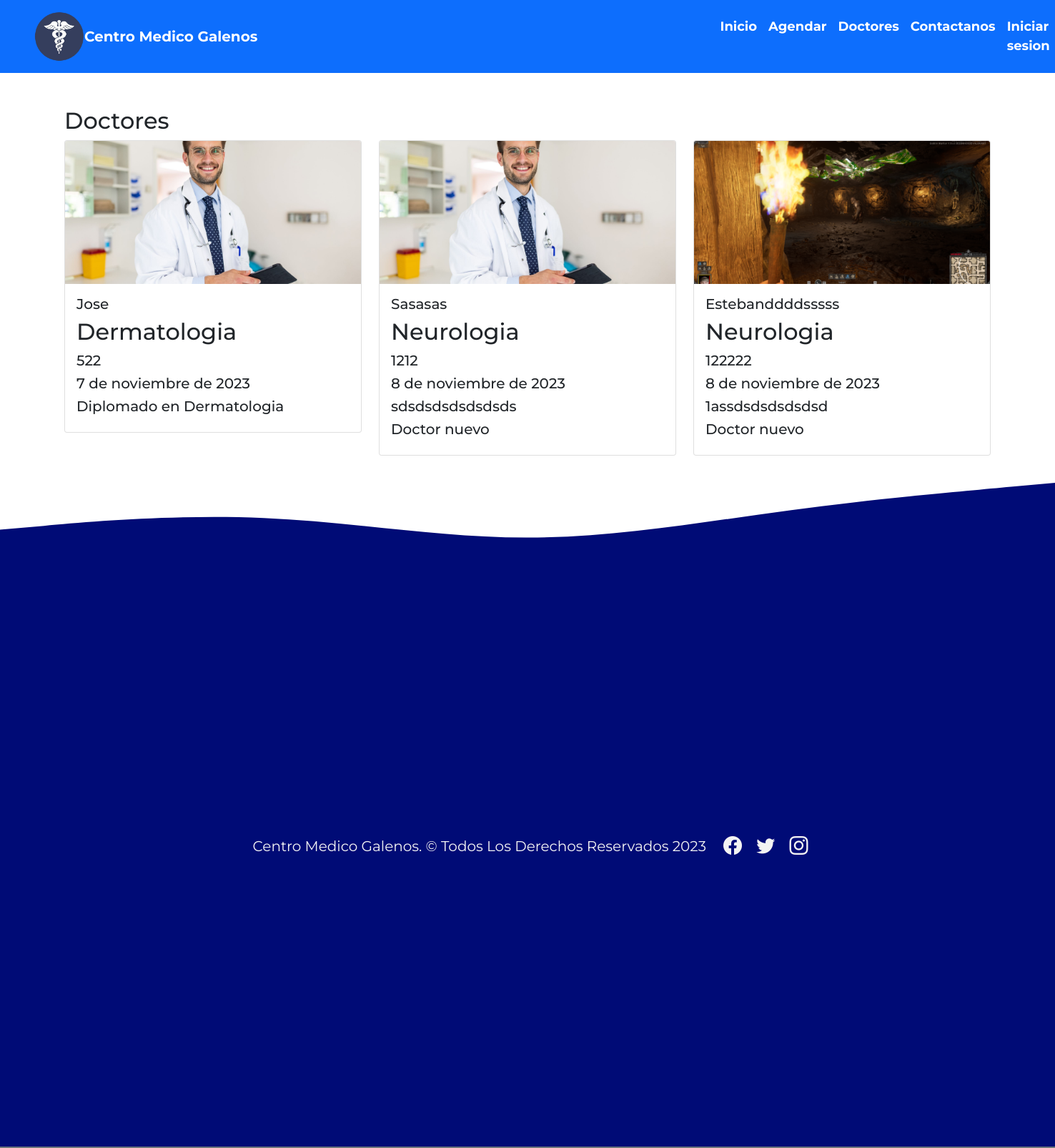
Page /Doctores/ on the earlier database version.
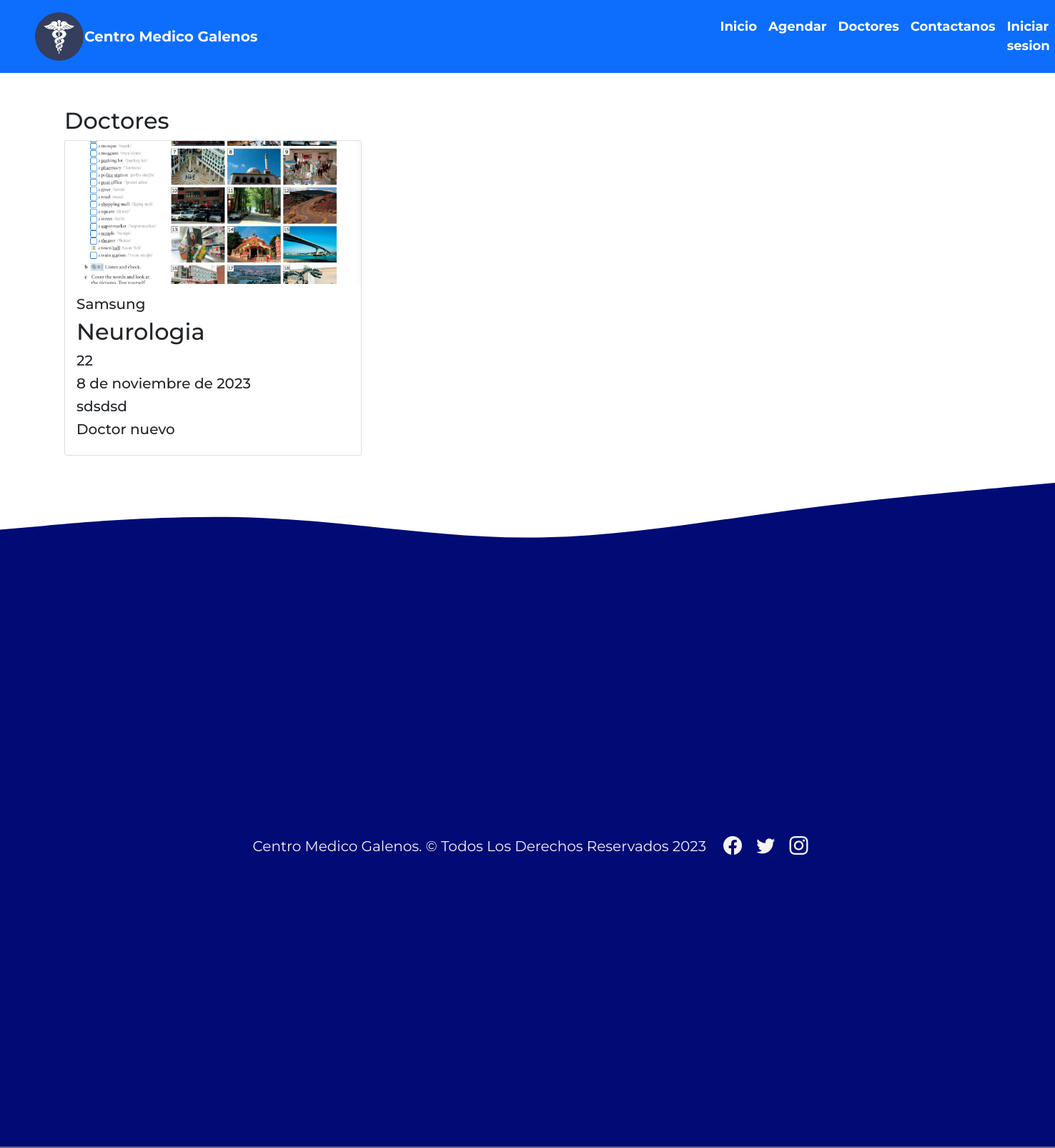
Same page on the later database version.
### app/models.py (models this page shows, shortened)
class Doctor(models.Model):
    nombre = models.CharField(max_length=50)
    edad = models.IntegerField()
    descripcion = models.TextField()
    nuevo = models.BooleanField()
    especialidad = models.ForeignKey(Especialidad, on_delete=models.PROTECT)
    fechas = models.DateField()
    imagen = models.ImageField(upload_to="docs",null=True)

class Especialidad(models.Model):
    especialidad = models.CharField(max_length=50)
    def __str__(self):
        return self.especialidad

### app/views.py (the view)
# urls.py: path('Doctores/', Doctores,name="Doctores"),
def Doctores (request):
    doctores = Doctor.objects.all()
    data = {
        'doctores' :doctores
    }
    return render(request,'app/Doctores.html',data)

### app/templates/app/Doctores.html
{% extends 'app/base.html' %}
{% load static %}
{% block contenido %}
    <div class="container mt-5">
        <h2>Doctores</h2>
        <div class="row">
          {% load humanize %}
          {% for d in doctores  %}
            <div class="col-md-4 mb-4">
              <div class="card">
                {% if d.imagen %}
                <img src= "{{ d.imagen.url }}" class="card-img-top">
                {% endif %}
                <div class="card-body">
                  <h5>{{ d.nombre | capfirst }}</h5>
                  <h2>{{ d.especialidad | title }}</h2>
                  <h5>{{ d.edad }}</h5>
                  <h5>{{ d.fechas }}</h5>
                  <h5>{{ d.descripcion }}</h5>
                  {% if d.nuevo == True %}
                  <h5>Doctor nuevo</h5>
                  {% endif %}
                </div>
              </div>
            </div>
          {% endfor  %}
       </div>
      </div>
      <br>
      <br>
      {% endblock %}

### app/templates/app/base.html (shortened to what this page needs)
<!doctype html>
<html lang="en">
  <head>
    {% load static %}
    <link href="https://cdn.jsdelivr.net/npm/bootstrap@5.1.3/dist/css/bootstrap.min.css" rel="stylesheet">
    <link rel="stylesheet" href="https://cdn.jsdelivr.net/npm/bootstrap-icons@1.4.0/font/bootstrap-icons.css">
    <link rel="stylesheet" href="{% static 'app/css/main.css' %}">
  </head>
  <body>
    <nav class="navbar navbar-expand-lg navbar-light bg-primary p-3" id="menu">
        <div class="container-fluid">
            <div class="contenedor_logo">
                <img src="{% static 'app/img/Centromedic.png' %}"  alt="logo" class="logo">
            </div>
          <a class="navbar-brand" href="#">
            <span class="text-white fs-5 fw-bold">Centro Medico Galenos</span>
          </a>
          <div class="collapse navbar-collapse " id="navbarSupportedContent">
            <ul class="navbar-nav me-auto mb-3 mb-lg-0">
              <li class="nav-item">
                <a class="nav-link active" aria-current="page" href="{% url 'index' %}">Inicio</a>
              </li>
              <li class="nav-item">
                <a class="nav-link" href="{% url 'agendar' %}">Agendar</a>
              </li>
              <li class="nav-item">
                <a class="nav-link" href="{% url 'Doctores' %}">Doctores</a>
              </li>
              <li class="nav-item">
                <a class="nav-link" href="{% url 'contacto' %}">Contactanos</a>
              </li>
              {% if user.is_authenticated %}
              <li class="nav-item">
                <a class="nav-link" href="{% url 'logout' %}">Cerrar sesion</a>
              </li>
              <li class="nav-item">
                <a class="nav-link" href="#"> @{{ user.username }}  </a>
              </li>
              {% else %}
              <li class="nav-item">
                <a class="nav-link" href="{% url 'login' %}">Iniciar sesion</a>
              </li>
              {% endif %}
            </ul>
          </div>
        </div>
    </nav>
    <div id="contenido">
        {% block contenido %}
        {% endblock %}
    </div>
    <br>
    <br>
    <br>
    <br>
    <SECTION id="section-contacto" class="border-bottom border-secondary border-2">
      <div id="bg-contacto">
      </div>
    <footer class="w-100 d-flex align-items-center justify-content-center flex-wrap">
      <p class="fs-5 px-3 pt-3">Centro Medico Galenos. &copy; Todos Los Derechos Reservados 2023</p>
      <div id="iconos">
        <a href="#"><i class="bi bi-facebook"></i></a>
        <a href="#"><i class="bi bi-twitter"></i></a>
        <a href="#"><i class="bi bi-instagram"></i></a>
      </div>
    </footer>
  </body>
</html>

### app/static/app/css/main.css (style rules this page uses)
body { font-family: 'Montserrat', sans-serif; overflow-x: hidden; }
#menu a { font-size: 18px; font-weight: bold; color: white; margin-right: 45%; }
.logo { width: 70px; margin-left: 20px; }
#bg-contacto { position: relative; top: -130px; }
#section-contacto { background-color: #000b76; min-height: 800px; position: relative; }
footer { background: #000b76; min-height: 100px; }
footer p { color: #f3f3f3; text-align: center; }
#iconos i { font-size: 26px; padding: 0 8px; color: #f3f3f3; }
.card-img-top { width: 100%; height: 200px; object-fit: cover; }

Differences in the rows shown:
removed Doctor: imagen (picture), nombre "Jose", especialidad "Dermatologia", edad "522", fechas "7 de noviembre de 2023", descripcion "Diplomado en Dermatologia"
removed Doctor: imagen (picture), nombre "Sasasas", especialidad "Neurologia", edad "1212", fechas "8 de noviembre de 2023", descripcion "sdsdsdsdsdsdsds", nuevo "Doctor nuevo"
removed Doctor: imagen (picture), nombre "Estebanddddsssss", especialidad "Neurologia", edad "122222", fechas "8 de noviembre de 2023", descripcion "1assdsdsdsdsdsd", nuevo "Doctor nuevo"
added Doctor: imagen (picture), nombre "Samsung", especialidad "Neurologia", edad "22", fechas "8 de noviembre de 2023", descripcion "sdsdsd", nuevo "Doctor nuevo"
